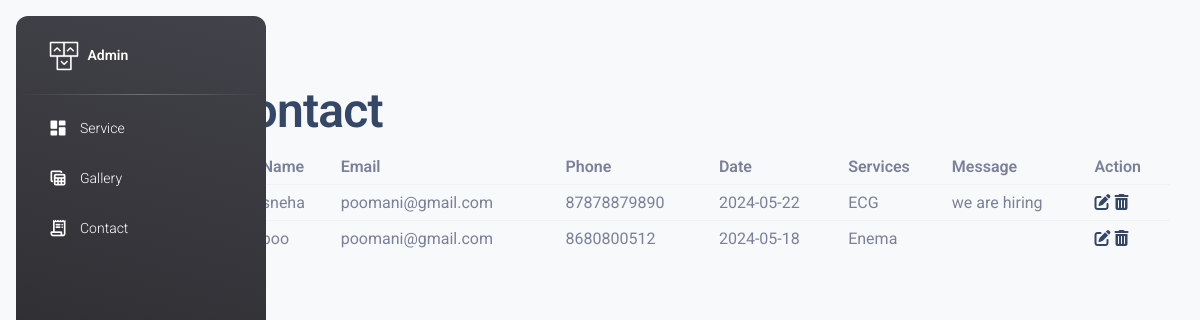
Page /admin/contact.php on the committed database.
### tables this page shows
CREATE TABLE `contact` (
  `id` int(255) NOT NULL,
  `name` varchar(255) NOT NULL,
  `email` varchar(255) NOT NULL,
  `phone` varchar(255) NOT NULL,
  `date` date NOT NULL,
  `services` varchar(255) NOT NULL,
  `message` varchar(255) NOT NULL
);

### admin/contact.php (the view, shortened to what this page needs)
<?php
include('link.php');
include('navbar.php');
include('db_connect.php');
$query = "SELECT * FROM contact";
$result = mysqli_query($con, $query);
?>
<!DOCTYPE html>
<html lang="en">
<head>
    <link rel="stylesheet" href="css/style.css">
</head>
<body class="g-sidenav-show bg-gray-100">
<div style="padding-left: 190px; padding-top: 81px;" class="container">
        <h1>Contact</h1>
        <div class="row">
            <table class="table">
                <thead>
                    <tr>
                        <th scope="col">Id</th>
                        <th scope="col">name</th>
                        <th scope="col">email</th>
                        <th scope="col">phone</th>
                        <th scope="col">date</th>
                        <th scope="col">services</th>
                        <th scope="col">message</th>
                        <th scope="col">Action</th>
                    </tr>
                </thead>
                <tbody>
                    <?php
                    while ($row = mysqli_fetch_assoc($result)) {
                        echo "<tr>";
                        echo "<th scope='row'>" . $row['id'] . "</th>";
                        echo "<td>" . $row['name'] . "</td>";
                        echo "<td>" . $row['email'] . "</td>";
                        echo "<td>" . $row['phone'] . "</td>";
                        echo "<td>" . $row['date'] . "</td>";
                        echo "<td>" . $row['services'] . "</td>";
                        echo "<td>" . $row['message'] . "</td>";
                        echo "<td>
                        <div class='edit-delete'>
                        <a href='contact_edit.php?id=" . $row['id'] . "' class='edit-service' data-id='" . $row['id'] . "'><i class='fas fa-edit'></i></a>
                        <a href='#' class='delete-service' data-id='" . $row['id'] . "'><i class='fa fa-trash' aria-hidden='true'></i></a>
                        </div>
                        </td>";
                            echo "</tr>";
                        }
                    ?>
                </tbody>
            </table>
        </div>
</body>
</html>

### rows in the picture
contact: name "sneha", email "poomani@gmail.com", phone "87878879890", date "2024-05-22", services "ECG", message "we are hiring"
contact: name "poo", email "poomani@gmail.com", phone "8680800512", date "2024-05-18", services "Enema"
